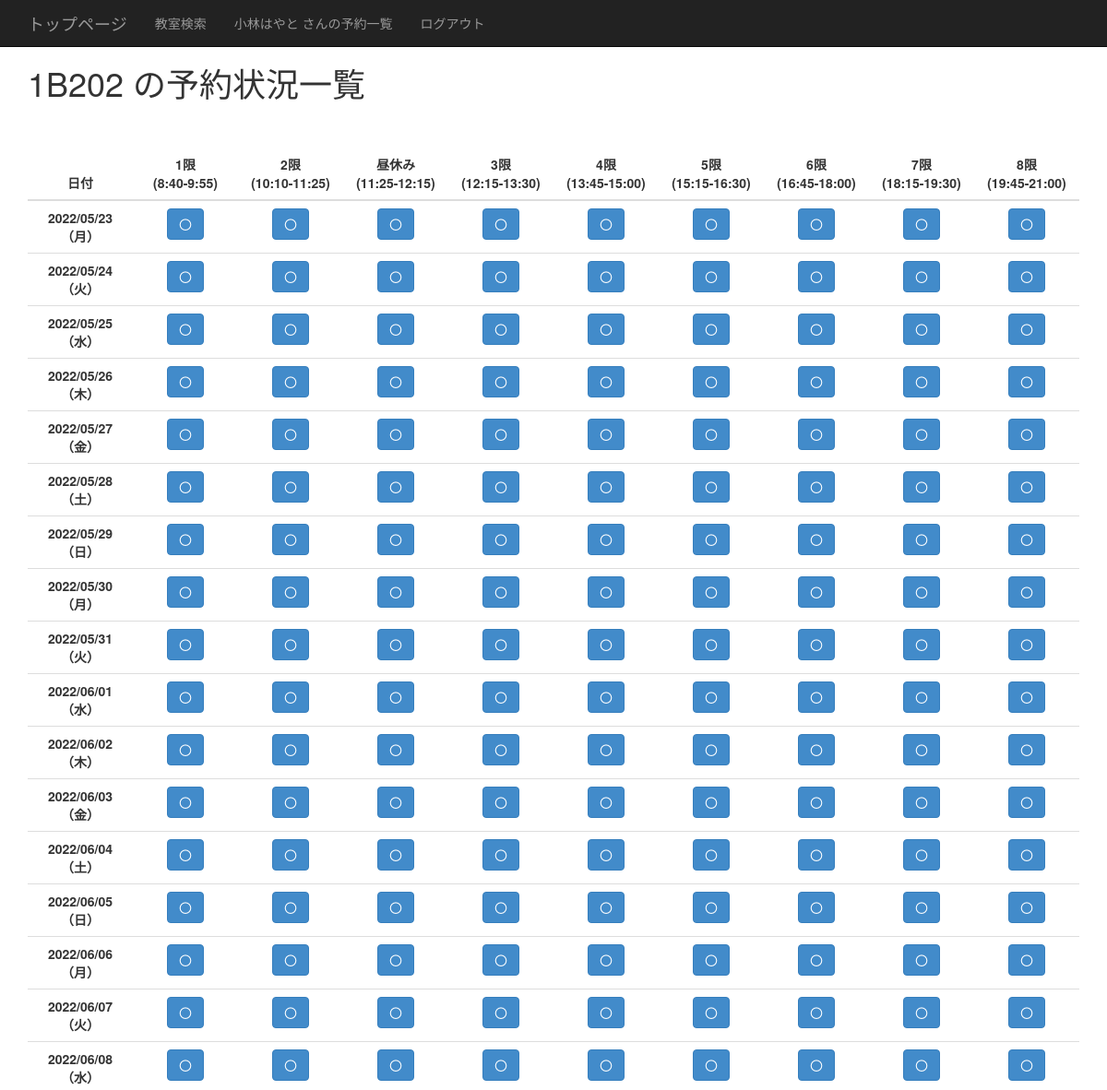
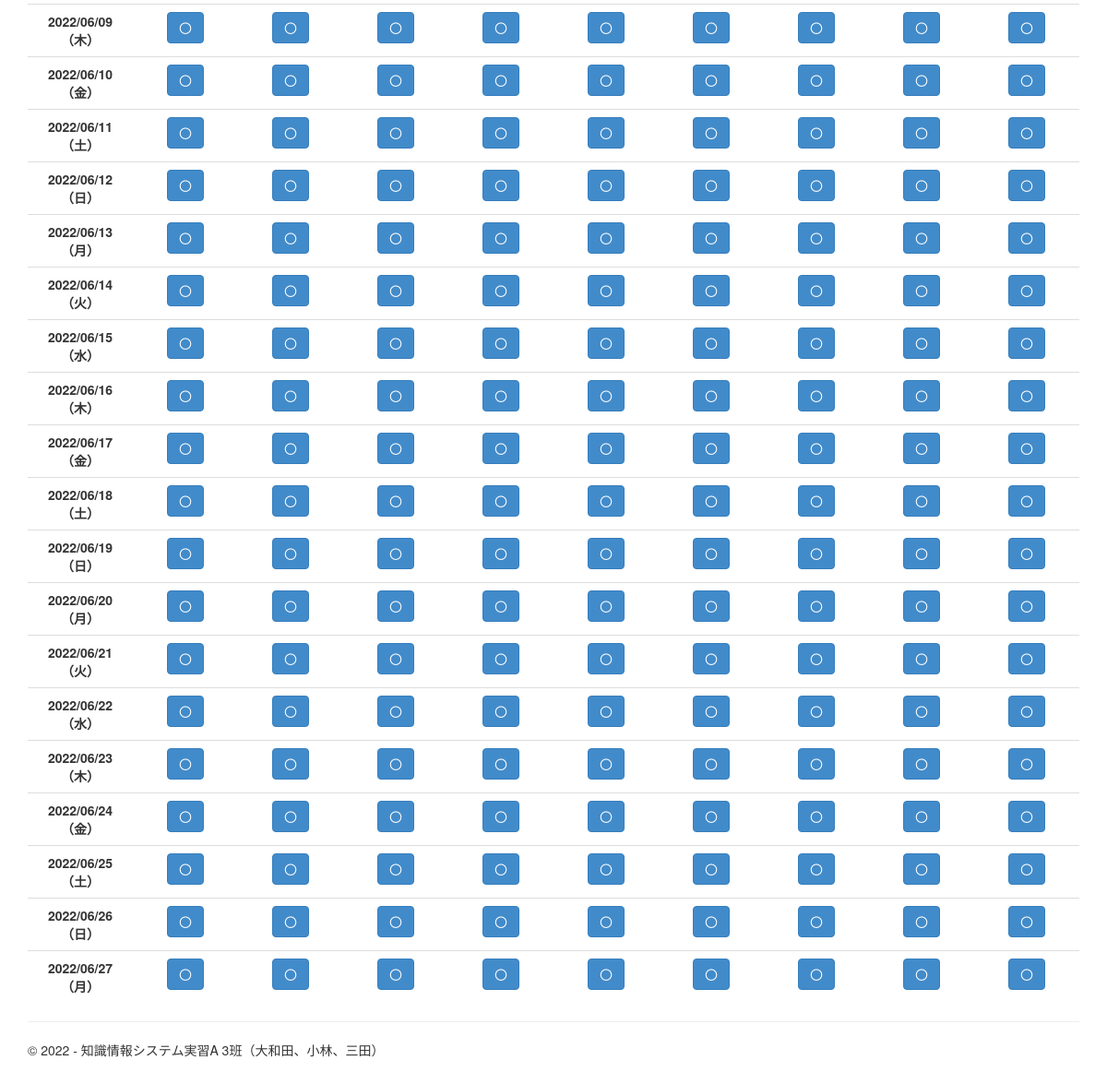
/book/1B202 (signed in), run on the app's committed database (2 pictures, top to bottom).
### tables this page shows
CREATE TABLE user (
  id INTEGER PRIMARY KEY AUTOINCREMENT,
  username TEXT UNIQUE NOT NULL,
  password TEXT NOT NULL
);

CREATE TABLE lecture_division (
  lecture_id INTEGER PRIMARY KEY,
  lecture TEXT UNIQUE NOT NULL
);

### kisl2022_3/book.py (the view)
@bp.route('/<class_room>')
@login_required
def check_book(class_room):
    db = get_db()
    error_message = None
    error_check=[cr[0] for  cr in db.execute("SELECT class_room FROM all_cr").fetchall()]
    if class_room not in error_check:
        error_message = '入力した教室は存在しません'
    if error_message is not None:
        flash(error_message, category='alert alert-danger')
        return redirect(url_for('book.searchcr'))
    check_results = db.execute(
        '''WITH RECURSIVE
        cnt(x) AS (VALUES(julianday('now','localtime')) UNION ALL SELECT x+1 FROM cnt WHERE x < julianday('now','localtime', '+35 days'))
        SELECT fweeks.datek,fweeks.date, fweeks.weekday, fweeks.lecture, crr.book_group, crr.book_matter, lecture_division.lecture AS lecture_div
        FROM (SELECT datek, date,weekday,column1 as lecture FROM (SELECT strftime('%Y-%m-%d',x) AS datek,strftime('%Y/%m/%d',x) AS date, substr('日月火水木金土', strftime('%w',x)+1, 1) AS weekday FROM cnt)
        CROSS JOIN (VALUES(1),(2),(3),(4),(5),(6),(7),(8),(9))) fweeks
        LEFT JOIN (SELECT strftime('%Y/%m/%d',book_date) AS book_datew,book_lecture,book_group,book_matter FROM book WHERE class_room = ? ) crr
        ON fweeks.date = crr.book_datew AND fweeks.lecture = crr.book_lecture, lecture_division WHERE fweeks.lecture = lecture_division.lecture_id''',
        (class_room,)
    ).fetchall()
    return render_template('book/check_book.html',
                            title= class_room+' 予約状況',
                            class_room=class_room,
                            check_results=check_results,
                            year=datetime.now().year)

### kisl2022_3/auth.py (called while the page is built)
@bp.before_app_request
def load_logged_in_user():
    user_id = session.get('user_id')
    if user_id is None:
        g.user = None
    else:
        db = get_db()
        g.user = db.execute(
            'SELECT * FROM user WHERE id = ?', (user_id,)
        ).fetchone()

def login_required(view):
    @functools.wraps(view)
    def wrapped_view(**kwargs):
        if g.user is None:
            flash('ログインをしてから操作してください', category='alert alert-warning')
            return redirect(url_for('auth.login'))
        return view(**kwargs)
    return wrapped_view

### kisl2022_3/db.py (called while the page is built)
def get_db():
    if 'db' not in g:
        g.db = sqlite3.connect(
            current_app.config['DATABASE'],
            detect_types=sqlite3.PARSE_DECLTYPES
        )
        g.db.row_factory = sqlite3.Row
    return g.db

### kisl2022_3/templates/book/check_book.html (shortened to what this page needs)
{% extends "layout.html" %}
{% block content %}
    <h1 style="margin-bottom:50px">{{ class_room }} の予約状況一覧</h1>
    <table class="table table-hover">
        <thead>
            <tr>
                <th style="width: 10%" class="text-center">日付</th>
                <th style="width: 10%" class="text-center">1限<br>(8:40-9:55)</th>
                <th style="width: 10%" class="text-center">2限<br>(10:10-11:25)</th>
                <th style="width: 10%" class="text-center">昼休み<br>(11:25-12:15)</th>
                <th style="width: 10%" class="text-center">3限<br>(12:15-13:30)</th>
                <th style="width: 10%" class="text-center">4限<br>(13:45-15:00)</th>
                <th style="width: 10%" class="text-center">5限<br>(15:15-16:30)</th>
                <th style="width: 10%" class="text-center">6限<br>(16:45-18:00)</th>
                <th style="width: 10%" class="text-center">7限<br>(18:15-19:30)</th>
                <th style="width: 10%" class="text-center">8限<br>(19:45-21:00)</th>
            </tr>
        </thead>
        <tbody>
            {% for result in check_results %}
                {% if result.lecture == 1 %}
                <tr>
                    <th class="text-center">{{ result.date }}（{{ result.weekday }}）
                    </th>
                {% endif %}
                {% if result.book_group %}
                    <td class="text-center">
                        <p data-toggle="tooltip" data-html="true"
                            title="<h4>{{ result.date }}（{{ result.weekday }}）<br>{{ result.lecture_div }}<br>予約名義：【 {{ result.book_group }} 】<br>予約内容：【 {{ result.book_matter }} 】</h4>">×</p>
                    </td>
                {% else %}
                    <td class="text-center">
                        <a href="{{ url_for('book.reserve_book', book_classroom=class_room, book_date=result.datek, book_lecture=result.lecture) }}">
                        <button class="btn btn-primary" data-toggle="tooltip" data-html="true"
                            title="<h4>{{ result.date }}（{{ result.weekday }}）<br>{{ result.lecture_div }}<br>予約できます</h4>">〇
                        </button>
                        </a>
                    </td>
                {% endif %}
                {% if result.lecture == 9 %}
                </tr>
                {% endif %}
            {% else %}
            <td>Flaskによる何らかの失敗が起こりました。</td>
            {% endfor %}
        </tbody>
    </table>
{% endblock %}

### kisl2022_3/templates/layout.html (shortened to what this page needs)
<!DOCTYPE html>
<html>
<head>
    <link rel="stylesheet" type="text/css" href="/static/content/bootstrap.min.css" />
    <link rel="stylesheet" type="text/css" href="/static/content/site.css" />
</head>
<body>
    <div class="navbar navbar-inverse navbar-fixed-top">
        <div class="container">
            <div class="navbar-header">
                <a href="/" class="navbar-brand">トップページ</a>
            </div>
            <div class="navbar-collapse collapse">
                <ul class="nav navbar-nav">
                    {% if g.user %}
                    <li><a href="{{ url_for('book.searchcr') }}">教室検索</a></li>
                    <li><a href="{{ url_for('book.index_book') }}">{{ g.user['username'] }} さんの予約一覧</a></li>
                    <li><a href="{{ url_for('auth.logout') }}">ログアウト</a></li>
                    {% else %}
                    <li><a href="{{ url_for('book.searchcr') }}">教室検索</a></li>
                    <li><a href="{{ url_for('auth.create_user') }}">新規ユーザー登録</a></li>
                    <li><a href="{{ url_for('auth.login') }}">ログイン</a></li>
                    {% endif %}
                </ul>
            </div>
        </div>
    </div>
    <div class="container body-content">
        {% block content %}{% endblock %}
        <hr />
        <footer>
            <p>&copy; {{ year }} - 知識情報システム実習A 3班（大和田、小林、三田）</p>
        </footer>
    </div>
</body>
</html>

### kisl2022_3/static/content/site.css (style rules this page uses)
body { padding-top: 50px; padding-bottom: 20px; }
.body-content { padding-left: 15px; padding-right: 15px; }

### data on the page
user: user.username "小林はやと"
lecture_division: date "2022/05/23", weekday "月", date "2022/05/24", weekday "火", date "2022/05/25", weekday "水", date "2022/05/26", weekday "木", date "2022/05/27", weekday "金", date "2022/05/28", weekday "土", date "2022/05/29", weekday "日", date "2022/05/30", date "2022/05/31", date "2022/06/01", date "2022/06/02", date "2022/06/03", date "2022/06/04", date "2022/06/05", date "2022/06/06", date "2022/06/07", date "2022/06/08", date "2022/06/09", date "2022/06/10", date "2022/06/11", date "2022/06/12", date "2022/06/13", date "2022/06/14", date "2022/06/15", date "2022/06/16", date "2022/06/17", date "2022/06/18", date "2022/06/19", date "2022/06/20", date "2022/06/21", date "2022/06/22", date "2022/06/23", date "2022/06/24", date "2022/06/25", date "2022/06/26", date "2022/06/27"

### other printed values
{{ class_room }} "1B202"
